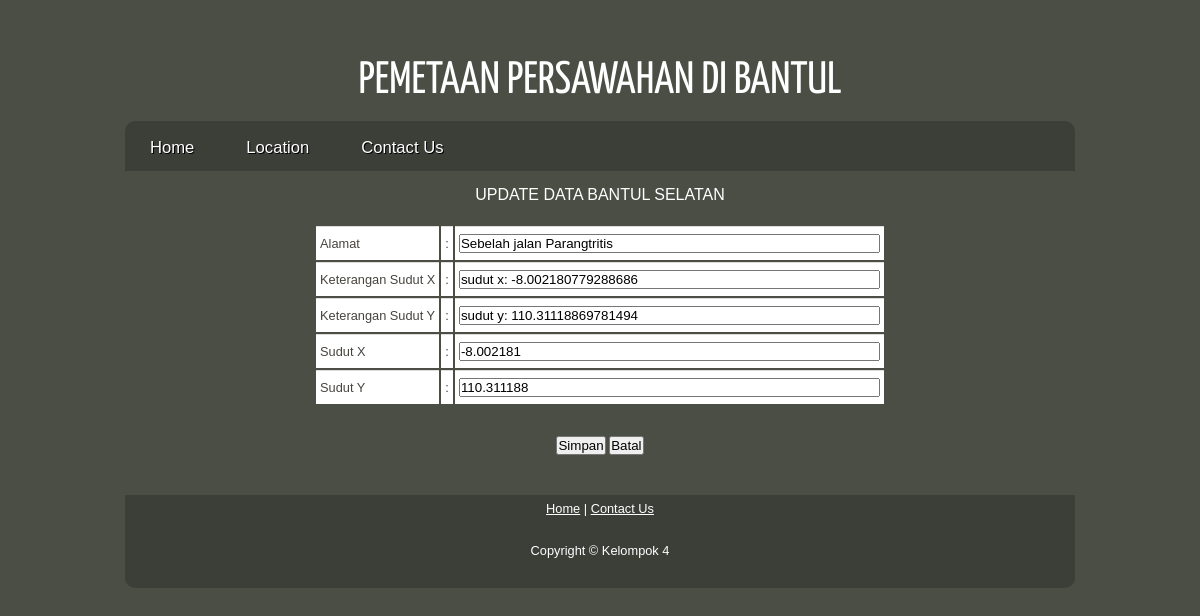
Screenshot of /updateselatan.php?id=1 with the database file from the repository.
### tables this page shows
CREATE TABLE IF NOT EXISTS `bantulselatan` (
  `id` int(11) NOT NULL,
  `alamat` varchar(50) NOT NULL,
  `sudutx` varchar(30) NOT NULL,
  `suduty` varchar(30) NOT NULL,
  `lat` float(10,6) NOT NULL,
  `lng` float(10,6) NOT NULL
);

### updateselatan.php (the view, shortened to what this page needs)
<!DOCTYPE html>
<html
<head>
	<div id="logo">
        <h1><center><a href="index.html">PEMETAAN PERSAWAHAN DI BANTUL</a></center></h1>
		  <link rel="stylesheet" type="text/css" href="css/style.css" />
      </div>
      <nav><center>
        <ul class="sf-menu" id="nav">
          <li><a href="index.php">Home</a></li>
		  <li><a href="#">Location</a>
          </li>
          <li><a href="contact.html">Contact Us</a></li>
        </ul></center>
      </nav>
	 </head>
<body>
	<div class="container">
	<div class="row">
	<div class="span8">
<center><h3>UPDATE DATA BANTUL SELATAN</h3>
<form action="updatesel.php" method="post">
<?php
$id = $_GET['id'];
?>
<?php
$data = mysql_query("SELECT * from bantulselatan where id=$id");
$id = mysql_fetch_array($data);
?>
<table width="" border="0">
<div>
	<td>Alamat</td><td>:</td>
	<td width="92px"><input name="alamat" type="text" id="alamat" value="<?php echo $id['alamat']; ?>" size="50" /></td>
</div>
<tr>
	<td>Keterangan Sudut X</td><td>:</td>
		<td><input name="sudutx" type="text" id="sudutx" value="<?php echo $id['sudutx']; ?>" size="50" /></td>
</tr>
<tr>
	<td>Keterangan Sudut Y</td><td>:</td>
		<td><input name="suduty" type="text" id="suduty" value="<?php echo $id['suduty']; ?>" size="50" /></td>
</tr>
<tr>
	<td>Sudut X</td><td>:</td>
		<td><input name="lat" type="text" id="lat" value="<?php echo $id['lat']; ?>" size="50" /></td>
</tr>
<tr>
	<td>Sudut Y</td><td>:</td>
		<td><input name="lng" type="text" id="lng" value="<?php echo $id['lng']; ?>" size="50" /></td>
</tr>
</table>
<table width border="0">
<tr>
		<center><button class="btn btn-warning" type="submit">Simpan</a></button>
		<button><a href="bantulselatan.php" button class="btn btn-warning" type="button">Batal</a></button></center>
</tr>
</table>
</center>
</div>
</div>
</div>
</body>
<footer><center>
      <p><a href="index.php">Home</a> | <a href="contact.html">Contact Us</a></p>
      <p>Copyright &copy; Kelompok 4</a></p>
    </center></footer>
</html>

### css/style.css (style rules this page uses)
html { height: 100%; }
* { margin: auto; padding: 0; }
article, aside, figure, footer, header, hgroup, nav, section { display:block; }
body { font: normal .80em arial, sans-serif; background: #4A4E44; color: #008000; }
p { padding: 0 0 20px 0; line-height: 1.7em; }
h1, h2, h3, h4, h5, h6 { font: normal 170% arial, sans-serif; color: #FFF; margin: 0 0 15px 0; padding: 15px 0 5px 0; }
h1 { color: #333; font: 200% 'Yanone Kaffeesatz', arial, sans-serif; }
h3 { font: normal 125% 'lucida sans unicode', arial, sans-serif; }
a { background: transparent; outline: none; text-decoration: none; color: #ACB200; }
.btn-warning { color: black; }
ul { margin: 2px 0 22px 17px; }
ul li { list-style-type: circle; margin: 0 0 6px 0; padding: 0 0 4px 5px; }
#main, header, #logo, nav, #site_content, footer { margin-left: auto; margin-right: auto; }
#logo { width: 900px; position: relative; height: 50px; background: transparent; padding: 35px 25px; }
#logo h1 { float: left; width: 100%; font: normal 355% 'Yanone Kaffeesatz', arial, sans-serif; }
#logo h1 a { text-decoration: none; color: #FFF; }
nav { float: center; height: 50px; width: 950px; margin: 1px auto 0 auto; border-radius: 10px 10px 0 0; -moz-border-radius: 10px 10px 0 0; -webkit-border: 10px 10px 0 0; background: url(../images/menubar.png); }
footer { width: 950px; font: normal 100% arial, sans-serif; height: 85px; padding: 3px 0 5px 0; text-align: center; color: #FFF; line-height: 14px; border-radius: 0 0 10px 10px; -moz-border-radius: 0 0 10px 10px; -webkit-border: 0 0 10px 10px; background: transparent url(../images/footer.png) repeat; }
footer a, footer a:hover { color: #FFF; text-decoration: underline; }
table { margin: 10px 0 30px 0; }
table tr th, table tr td { background: #3B3B3B; color: #FFF; padding: 7px 4px; text-align: left; }
table tr td { background: #FFF; color: #47433F; border-top: 1px solid #ddd; }
ul.sf-menu,ul.sf-menu * { margin: 0; padding: 0; }
ul.sf-menu { display: block; position: relative; }
ul.sf-menu li { display: block; list-style: none; float: left; position: relative; }
ul.sf-menu a { display: block; position: relative; }
ul#nav { float: left; }
ul#nav li a { padding:15px 25px 15px 25px; font: 130% arial,verdana,sans; text-shadow:1px 1px #000; text-decoration:none; color:#FFF; margin-right: 2px; }

### rows the page displays
bantulselatan: alamat "Sebelah jalan Parangtritis", sudutx "sudut x: -8.002180779288686", suduty "sudut y: 110.31118869781494", lat "-8.002181", lng "110.311188"
